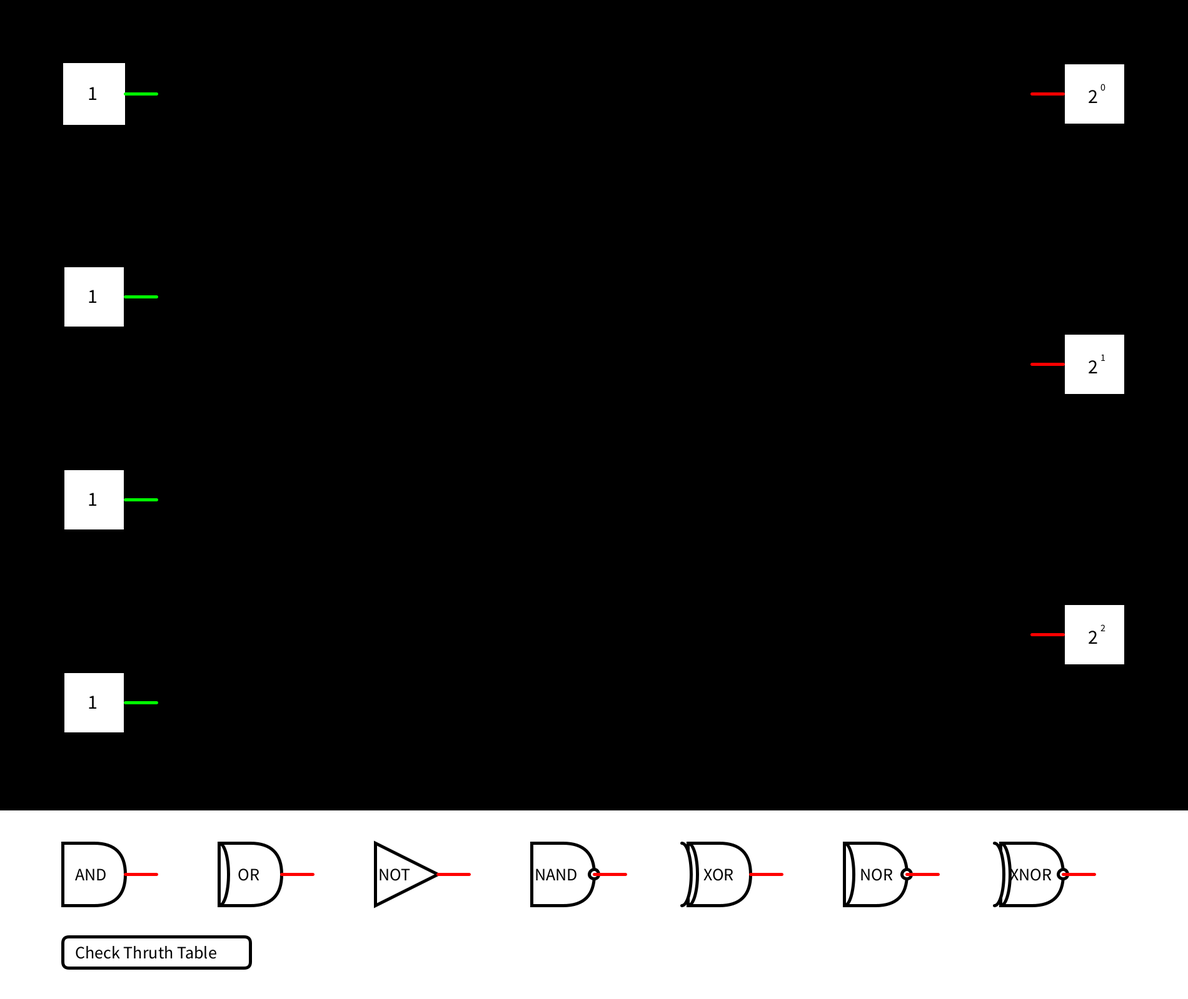
Frame 1 (no input)
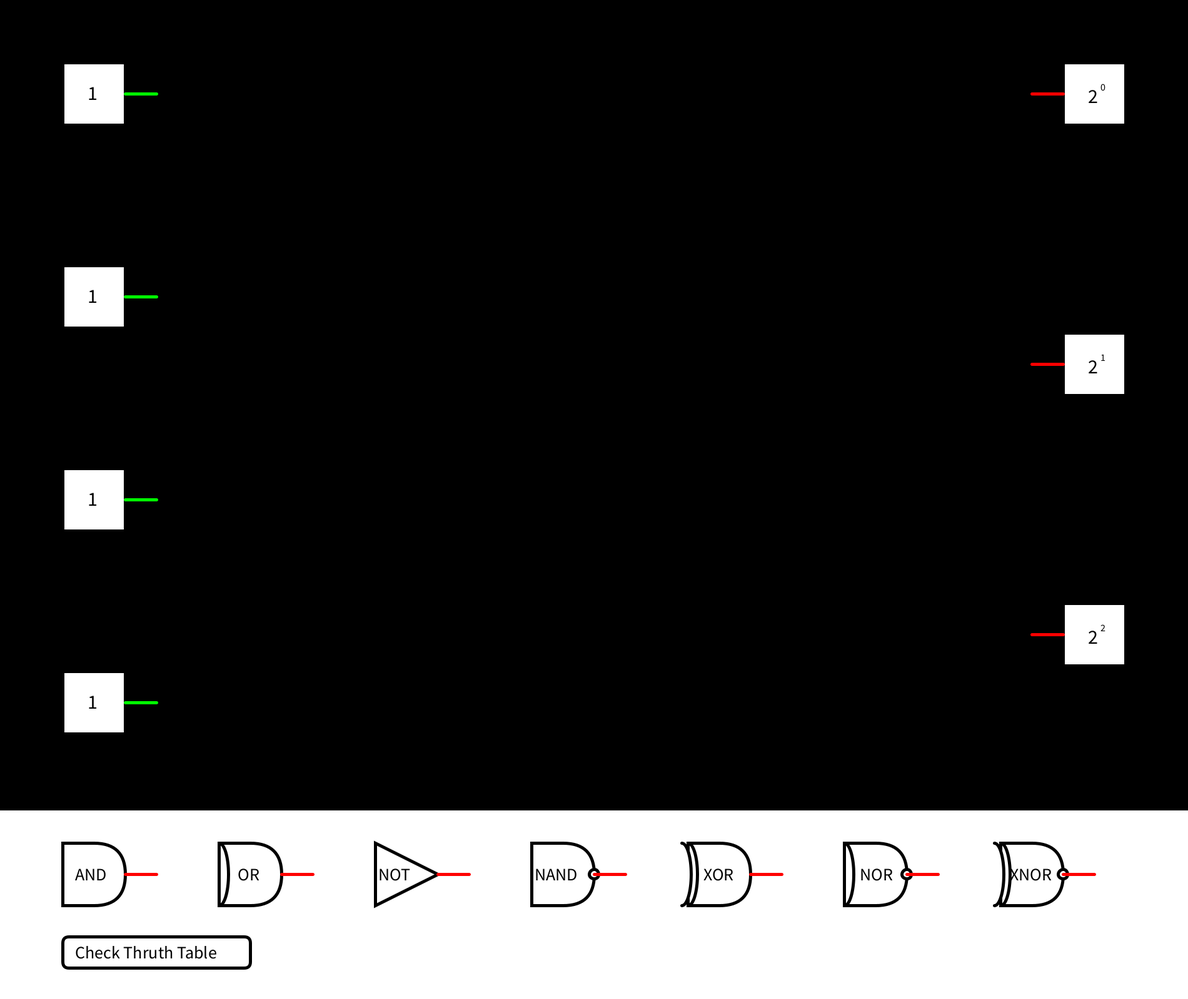
Frame 60 (the mouse pressed at the canvas centre just before this capture)
Frame 120 (the mouse held since frame 60 and released just before this capture): identical to frame 60, image omitted

The Processing sketch that drew these frames (run headless with seeded random() and noise(); from frame 60 on, the mouse is pressed at the canvas centre):

// Processing sketch: BinaryAddition
// ── BinaryAddition.pde
import java.util.Collections;


//list of inputs in work area
ArrayList <Input> inputs;

//number of inputs to work with
int numberOfInputs;

//list of outputs in work area
ArrayList<Output> outputs;

//number of outputs to work with
int numberOfOutputs;

//list of gates in work area
ArrayList <IGate> gates;

//list of connections in work area
ArrayList <Connection> connections;

//Truth table
TruthTable truthTbl;



void setup() {

  size(1900, 1600);

  //set number of inputs
  numberOfInputs = 4;

  //set number of outputs
  numberOfOutputs = 3;

  initInputs();
  initOutputs();

  //initialize gates array
  gates = new ArrayList<IGate>();

  //initialize connections
  connections = new ArrayList<Connection>();

  //init truth table
  truthTbl = new TruthTable(600, 300, false);
}

void initInputs() {
  //initailize inputs array
  inputs = new ArrayList<Input>();
  int x = 100;
  int y = 100;
  for (int i = 0; i < numberOfInputs; i++) {
    inputs.add(new Input(x, y, true));
    y+= (height-300)/numberOfInputs;
  }
}

void initOutputs() {
  //Initialize output array
  outputs = new ArrayList<Output>();

  int x = width-200;
  int y = 100;

  for (int i = 0; i < numberOfOutputs; i++) {
    outputs.add(new Output(x, y, false, i));
    y+= (height-300)/numberOfOutputs;
  }
}


void draw() {

  //clear all
  background(0, 0, 0);



  //draw inputs
  drawInputs();

  //draw outputs
  drawOutputs();

  //draw gates gui
  drawGateGUI();

  //draw buttons
  drawButtons();

  //draw all gates
  drawGates();

  //draw all connections
  drawConnections();

  //update output status
  updateOutputs();

  //draw truth table if it is visible
  if (truthTbl.isVisible) {
    drawTruthTable();
  }
}


//draw gui area to hold different gates
void drawGateGUI() {

  stroke(255);
  fill(255);
  rect(0, height - 300, width, 300);

  //put in different gate types
  //AND gate
  drawANDGate(100, height - 250, false);
  //OR gate
  drawORGate(350, height - 250, false);
  //NOT gate
  drawNOTGate(600, height - 250, false);
  //NAND gate
  drawNANDGate(850, height - 250, false);
  //XOR gate
  drawXORGate(1100, height  - 250, false);
  //NOR gate
  drawNORGate(1350, height - 250, false);
  //XNOR Gate
  drawXNORGate(1600, height - 250, false);
}


//draw buttons
void drawButtons() {

  drawCheckTruthTableBtn(100, height - 100);
}


//draw truth table
void drawTruthTable() {

  stroke(0);
  fill(255);
  rect(truthTbl.x, truthTbl.y, 600, 900);

  fill(0);
  textSize(28);
  text("Truth Table", 820, 340);
  textSize(22);
  text("Inputs", 700, 400);

  text("0 0 0 0", 700, 440);
  text(checkSum(false, false, false, false), 1000, 440);
  if (checkSum(false, false, false, false).equals("0 0 0 "))
    drawCorrect(1070, 430);
  else
    drawIncorrect(1070, 430);

  text("0 0 0 1", 700, 480);
  text(checkSum(false, false, false, true), 1000, 480);
  if (checkSum(false, false, false, true).equals("0 0 1 "))
    drawCorrect(1070, 470);
  else
    drawIncorrect(1070, 470);

  text("0 0 1 0", 700, 520);
  text(checkSum(false, false, true, false), 1000, 520);
  if (checkSum(false, false, true, false).equals("0 0 1 "))
    drawCorrect(1070, 510);
  else
    drawIncorrect(1070, 510);

  text("0 1 0 0", 700, 560);
  text(checkSum(false, true, false, false), 1000, 560);
  if (checkSum(false, true, false, false).equals("0 0 1 "))
    drawCorrect(1070, 550);
  else
    drawIncorrect(1070, 550);


  text("1 0 0 0", 700, 600);
  text(checkSum(true, false, false, false), 1000, 600);
  if (checkSum(true, false, false, false).equals("0 0 1 "))
    drawCorrect(1070, 590);
  else
    drawIncorrect(1070, 590);


  text("0 0 1 1", 700, 640);
  text(checkSum(false, false, true, true), 1000, 640);
  if (checkSum(false, false, true, true).equals("0 1 0 "))
    drawCorrect(1070, 630);
  else
    drawIncorrect(1070, 630);


  text("0 1 0 1", 700, 680);
  text(checkSum(false, true, false, true), 1000, 680);
  if (checkSum(false, true, false, true).equals("0 1 0 "))
    drawCorrect(1070, 670);
  else
    drawIncorrect(1070, 670);


  text("1 0 0 1", 700, 720);
  text(checkSum(true, false, false, true), 1000, 720);
  if (checkSum(true, false, false, true).equals("0 1 0 "))
    drawCorrect(1070, 710);
  else
    drawIncorrect(1070, 710);


  text("0 1 1 0", 700, 760);
  text(checkSum(false, true, true, false), 1000, 760);
  if (checkSum(false, true, true, false).equals("0 1 0 "))
    drawCorrect(1070, 750);
  else
    drawIncorrect(1070, 750);


  text("1 0 1 0", 700, 800);
  text(checkSum(true, false, true, false), 1000, 800);
  if (checkSum(true, false, true, false).equals("0 1 0 "))
    drawCorrect(1070, 790);
  else
    drawIncorrect(1070, 790);


  text("1 1 0 0", 700, 840);
  text(checkSum(true, true, false, false), 1000, 840);
  if (checkSum(true, true, false, false).equals("0 1 0 "))
    drawCorrect(1070, 830);
  else
    drawIncorrect(1070, 830);

  text("0 1 1 1", 700, 880);
  text(checkSum(false, true, true, true), 1000, 880);
  if (checkSum(false, true, true, true).equals("0 1 1 "))
    drawCorrect(1070, 870);
  else
    drawIncorrect(1070, 870);

  text("1 0 1 1", 700, 920);
  text(checkSum(true, false, true, true), 1000, 920);
  if (checkSum(true, false, true, true).equals("0 1 1 "))
    drawCorrect(1070, 910);
  else
    drawIncorrect(1070, 910);

  text("1 1 0 1", 700, 960);
  text(checkSum(true, true, false, true), 1000, 960);
  if (checkSum(true, true, false, true).equals("0 1 1 "))
    drawCorrect(1070, 950);
  else
    drawIncorrect(1070, 950);

  text("1 1 1 0", 700, 1000);
  text(checkSum(true, true, true, false), 1000, 1000);
  if (checkSum(true, true, true, false).equals("0 1 1 "))
    drawCorrect(1070, 990);
  else
    drawIncorrect(1070, 990);

  text("1 1 1 1", 700, 1040);
  text(checkSum(true, true, true, true), 1000, 1040);
  if (checkSum(true, true, true, true).equals("1 0 0 "))
    drawCorrect(1070, 1030);
  else
    drawIncorrect(1070, 1030);

  text("Outputs", 1000, 400);
}

//draw green check mark
void drawCorrect(int x, int y) {
  stroke(0, 255, 0);
  line(x, y, x+10, y+10);
  line(x+10, y+10, x+20, y-20);
}

//draw red X
void drawIncorrect(int x, int y) {
  stroke(255, 0, 0);
  line(x, y-10, x+20, y+10);
  line(x+20, y-10, x, y+10);
}

//check value output for some given inputs
String checkSum(Boolean A, Boolean B, Boolean C, Boolean D) {

  //set inputs cooresponding to A B C & D
  inputs.get(0).isActive = A;
  inputs.get(1).isActive = B;
  inputs.get(2).isActive = C;
  inputs.get(3).isActive = D;

  updateOutputs();

  //get sum of outputs
  String binary = "";
  if (outputs.get(2).isActive) {
    binary += 1 + " ";
  } else {
    binary += 0 + " ";
  }
  if (outputs.get(1).isActive) {
    binary += 1 + " ";
  } else {
    binary += 0 + " ";
  }
  if (outputs.get(0).isActive) {
    binary += 1 + " ";
  } else {
    binary += 0 + " ";
  }


  return binary;
}


void drawCheckTruthTableBtn(int x, int y) {

  stroke(0);
  if (mouseX >= x && mouseX <= x+300 && mouseY >= y && mouseY <= y + 50) {
    fill(255, 255, 102);
  } else {
    fill(255);
  }
  rect(x, y, 300, 50, 10);

  fill(0);
  textSize(28);
  text("Check Thruth Table", x + 20, y + 35);
}

void toggleTruthTable() {
  if (truthTbl.isVisible)
    truthTbl.isVisible = false;
  else
    truthTbl.isVisible = true;
}


void drawInputs() {
  for (Input input : inputs) {
    drawInput(input.x, input.y, input.isActive);
  }
}

void drawGates() {
  for (IGate gate : gates) {

    gate.drawThisGate();

    if (gate.doFollowMouse()) {
      gate.setX(mouseX);
      gate.setY(mouseY);
    }
  }
}



//draw single input
void drawInput(int x, int y, boolean isActivated) {

  stroke(0, 0, 0);
  fill(255);
  rect(x, y, 100, 100);

  fill(0);
  textSize(32);

  if (isActivated)
    text("1", x+40, y+60);
  else
    text("0", x+40, y+60);


  strokeWeight(5);
  //if active set color to green
  //inactive... red
  if (isActivated) {
    stroke(0, 255, 0);
  } else {
    stroke(255, 0, 0);
  }

  line(x+100, y+50, x+150, y+50);
}


//draw all outputs
void drawOutputs() {
  for (Output output : outputs) {
    drawOutput(output.x, output.y, output.isActive, output.base);
  }
}

//draw single output
void drawOutput(int x, int y, boolean isActivated, int base) {

  stroke(0, 0, 0);
  fill(255);
  rect(x, y, 100, 100);

  fill(0);
  textSize(32);
  text("2", x+40, y+65);
  textSize(16);
  text(str(base), x+60, y+45);

  strokeWeight(5);
  //if active set color to green
  //inactive... red
  if (isActivated) {
    stroke(0, 255, 0);
  } else {
    stroke(255, 0, 0);
  }

  line(x, y+50, x-50, y+50);
}  


void updateOutputs() {
  for (Output output : outputs) {
    int connectedPoints = 0;
    for (Connection connection : connections) {
      for (Point p : connection.points) {
        //if a point p is connected to this output, use to update that output's status
        if (p.x >= output.x-60 && p.x <= output.x-40) {
          if (p.y >= output.y + 40 && p.y <= output.y + 60 ) {
            output.isActive = connection.isActivated();
            connectedPoints++;
          }
        }
      }
    }

    if (connectedPoints == 0) {
      output.isActive = false;
    }
  }
}

void drawConnections() {
  //list of connection indicies to remove - (only when no gate is available)
  ArrayList<Integer> connectionsToRemove = new ArrayList<Integer>();
  int currentIndex = 0;
  for (Connection connection : connections) {

    //detect if all gates have been removed... IF GATES SIZE == 0, REMOVE ALL
    if (!connection.isOnInput && gates.size() <= connection.index) {
      connectionsToRemove.add(currentIndex);
    } else {

      //set line color according to isActivated
      if (connection.isActivated()) {
        stroke(0, 255, 0); 
        fill(0, 255, 0);
      } else {
        stroke(255, 0, 0); 
        fill(255, 0, 0);
      }

      if (!connection.isOnInput && gates.size() <= connection.index) {
        connectionsToRemove.add(currentIndex);
      } else {

        //draw placed connections from point to point
        int pointIndex = 0;
        for (Point point : connection.points) {

          if (pointIndex == 0 && !connection.isOnInput && connection.points.size() > 1) { //should follow connection
            ellipse(gates.get(connection.index).getX()+150, gates.get(connection.index).getY()+50, 20, 20);
            line(gates.get(connection.index).getX()+150, gates.get(connection.index).getY()+50, connection.points.get(pointIndex+1).x, connection.points.get(pointIndex+1).y);
          } else if (pointIndex < connection.points.size()-1) {
            //draw current point and draw line to next point's x,y
            ellipse(point.x, point.y, 20, 20);
            line(point.x, point.y, connection.points.get(pointIndex+1).x, connection.points.get(pointIndex+1).y);
          } else if (pointIndex == connection.points.size()-1 && connection.isPlaced) {
            ellipse(point.x, point.y, 20, 20);
          }



          //extra: draw unplaced connections from point to point to mouseX, mouseY
          if (!connection.isPlaced && pointIndex == connection.points.size()-1) {
            line(point.x, point.y, mouseX, mouseY);
          }

          pointIndex++;
        }
      }
    }
    currentIndex++;
  }

  //loop thru connectionsToRemove and remove from connections
  //sort list in descending order
  Collections.sort(connectionsToRemove, Collections.reverseOrder());
  for (Integer i : connectionsToRemove) {
    connections.remove(i);
  }
}




//draw AND gate
void drawANDGate(int x, int y, boolean isActivated) {
  stroke(0, 0, 0);
  fill(255);
  rect(x, y, 100, 100, 0, 50, 50, 0);
  fill(0);
  textSize(28);
  text("AND", x+20, y+60);

  strokeWeight(5);
  if (!isActivated) {
    stroke(255, 0, 0);
  } else {
    stroke(0, 255, 0);
  }
  line(x+100, y+50, x+150, y+50);
}

//draw OR gate
void drawORGate(int x, int y, boolean isActivated) {
  stroke(0, 0, 0);
  fill(255);

  rect(x, y, 100, 100, 0, 50, 50, 0);
  //arc(x, y+50, 25, 100, 0, PI-HALF_PI, 0);

  arc(x, y+50, 30, 100, -PI/2.0, PI/2.0);


  if (y > height - 250) {
    stroke(255, 255, 255);
  }

  line(x, y, x, y + 100);
  stroke(0, 0, 0);

  fill(0);

  textSize(28);
  text("OR", x+30, y+60);

  strokeWeight(5);
  if (!isActivated) {
    stroke(255, 0, 0);
  } else {
    stroke(0, 255, 0);
  }
  line(x+100, y+50, x+150, y+50);
}

void drawNOTGate(int x, int y, boolean isActivated) {
  stroke(0, 0, 0);
  fill(255);

  triangle(x, y, x, y+100, x+100, y+50);

  stroke(0, 0, 0);

  fill(0);

  textSize(28);
  text("NOT", x+5, y+60);

  strokeWeight(5);
  if (!isActivated) {
    stroke(255, 0, 0);
  } else {
    stroke(0, 255, 0);
  }
  line(x+100, y+50, x+150, y+50);
}

void drawNANDGate (int x, int y, boolean isActivated) {
  stroke(0, 0, 0);
  fill(255);

  rect(x, y, 100, 100, 0, 50, 50, 0);
  ellipse(x+100, y + 50, 15, 15);

  stroke(0, 0, 0);

  fill(0);

  textSize(28);
  text("NAND", x+5, y+60);

  strokeWeight(5);
  if (!isActivated) {
    stroke(255, 0, 0);
  } else {
    stroke(0, 255, 0);
  }
  line(x+100, y+50, x+150, y+50);
}


void drawXORGate (int x, int y, boolean isActivated) {
  stroke(0, 0, 0);
  fill(255);

  rect(x, y, 100, 100, 0, 50, 50, 0);
  //arc(x, y+50, 25, 100, 0, PI-HALF_PI, 0);

  arc(x, y+50, 30, 100, -PI/2.0, PI/2.0);




  if (y > height - 250) {
    stroke(255, 255, 255);
  }

  line(x, y, x, y + 100);

  arc(x - 10, y+50, 30, 100, -PI/2.0, PI/2.0);
  stroke(0, 0, 0);

  fill(0);

  textSize(28);
  text("XOR", x+25, y+60);

  strokeWeight(5);
  if (!isActivated) {
    stroke(255, 0, 0);
  } else {
    stroke(0, 255, 0);
  }
  line(x+100, y+50, x+150, y+50);
}


void drawNORGate(int x, int y, boolean isActivated) {
  stroke(0, 0, 0);
  fill(255);

  rect(x, y, 100, 100, 0, 50, 50, 0);
  //arc(x, y+50, 25, 100, 0, PI-HALF_PI, 0);

  arc(x, y+50, 30, 100, -PI/2.0, PI/2.0);

  ellipse(x+100, y + 50, 15, 15);



  if (y > height - 250) {
    stroke(255, 255, 255);
  }

  line(x, y, x, y + 100);

  stroke(0, 0, 0);

  fill(0);

  textSize(28);
  text("NOR", x+25, y+60);

  strokeWeight(5);
  if (!isActivated) {
    stroke(255, 0, 0);
  } else {
    stroke(0, 255, 0);
  }
  line(x+100, y+50, x+150, y+50);
}



void drawXNORGate(int x, int y, boolean isActivated) {
  stroke(0, 0, 0);
  fill(255);

  rect(x, y, 100, 100, 0, 50, 50, 0);
  //arc(x, y+50, 25, 100, 0, PI-HALF_PI, 0);

  arc(x, y+50, 30, 100, -PI/2.0, PI/2.0);

  ellipse(x+100, y + 50, 15, 15);



  if (y > height - 250) {
    stroke(255, 255, 255);
  }

  line(x, y, x, y + 100);

  stroke(0, 0, 0);

  arc(x - 10, y+50, 30, 100, -PI/2.0, PI/2.0);

  fill(0);

  textSize(28);
  text("XNOR", x+15, y+60);

  strokeWeight(5);
  if (!isActivated) {
    stroke(255, 0, 0);
  } else {
    stroke(0, 255, 0);
  }
  line(x+100, y+50, x+150, y+50);
}



//detect selecting gate element
void mousePressed() {


  //detect press on check truth table btn
  if (mouseX >= 100 && mouseX <= 400 && mouseY >= height-100 && mouseY <= height - 50) {
    toggleTruthTable();
  }

  boolean connectionInProgress = connectionInProgress();

  //detect if pressed in gate gui area
  if (mouseY > height - 300 && mouseButton == LEFT && !connectionInProgress) {

    //selecting AND gate
    if (mouseX >= 100 && mouseX <= 200 && mouseY >= height-250 && mouseY <= height-150) {
      //add new AND gate where mouse is
      gates.add(new ANDGate(mouseX, mouseY, true));
    }

    //selecting OR gate
    if (mouseX >= 350 && mouseX <= 450 && mouseY >= height - 250 && mouseY <= height - 150) {
      //add new OR gate at mouse
      gates.add(new ORGate(mouseX, mouseY, true));
    }

    //selecting NOT gate
    if (mouseX >= 600 && mouseX <= 750 && mouseY >= height - 250 && mouseY <= height - 150) {
      //add new NOT gate at mouse
      gates.add(new NOTGate(mouseX, mouseY, true));
    }

    //selecting NAND gate
    if (mouseX >= 850 && mouseX <= 1000 && mouseY >= height - 250 && mouseY <= height - 150) {
      //add new NOT gate at mouse
      gates.add(new NANDGate(mouseX, mouseY, true));
    }

    //selecting XOR gate
    if (mouseX >= 1100 && mouseX <= 1250 && mouseY >= height - 250 && mouseY <= height - 150) {
      //add new XOR gate at mouse
      gates.add(new XORGate(mouseX, mouseY, true));
    }

    //selecting NOR gate
    if (mouseX >= 1350 && mouseX <= 1500 && mouseY >= height - 250 && mouseY <= height - 150) {
      //add new XOR gate at mouse
      gates.add(new NORGate(mouseX, mouseY, true));
    }

    //selecting XNOR gate
    if (mouseX >= 1600 && mouseX <= 1750 && mouseY >= height - 250 && mouseY <= height - 150) {
      //add new XOR gate at mouse
      gates.add(new XNORGate(mouseX, mouseY, true));
    }
  } else {


    //detect pressing on existing gate (in work area)
    for (IGate gate : gates) {
      if (mouseX >= gate.getX() && mouseX <= gate.getX()+100 && mouseY >= gate.getY() && mouseY <= gate.getY()+100) {
        gate.setFollowMouse(true);
      }
    }



    //detect making a new connection from input (selecting an input to add a connection from)
    //only start check if mouseX is less/equal to 250 & y mouseY is not in GUI area & no connection is currently being made
    //first store if a connection is in progress
    if (!connectionInProgress && mouseX <=250 && mouseX>=200 && mouseY < height-300) {

      int inputIndex= 0;
      for (Input input : inputs) {
        if (mouseX >= input.x && mouseX <= input.x+150 && mouseY >= input.y && mouseY <= input.y+100) {
          //add new connection
          connections.add(new Connection(input.x+150, input.y+50, true, inputIndex));
        }
        inputIndex++;
      }
    }

    boolean newFromGate = false;

    //detect making new connection from gate
    if (!connectionInProgress && mouseY < height-300) {
      int gateIndex = 0;
      for (IGate gate : gates) {
        if (mouseX >= gate.getX()+100 && mouseX <= gate.getX()+150 && mouseY >= gate.getY()+25 && mouseY <= gate.getY()+75) {
          //new connection
          connections.add(new Connection(gate.getX()+150, gate.getY()+50, false, gateIndex ));
          newFromGate = true;
          break;
        }
        gateIndex++;
      }
    }

    connectionInProgress = connectionInProgress();

    //if a connection is in progress... allow new point to be added (if mouseX >= 250)
    if (connectionInProgress && !newFromGate) {
      if (mouseX >= 250 && mouseY < height - 300) {

        //set place for all open connection
        for (Connection c : connections) {
          if (!c.isPlaced) {
            c.addPoint(mouseX, mouseY);
            c.isPlaced = true;
          }
        }

        //        connections.get(connections.size()-1).addPoint(mouseX, mouseY);
        //        //set is placed to true
        //        connections.get(connections.size()-1).isPlaced = true;
      }
    }





    //detect selection of a point (right click to add new point, left click to remove point)
    if (!connectionInProgress) {
      if (mouseButton == LEFT) {
        leftClickNearConnectionPoint(mouseX, mouseY);
      } else if (mouseButton == RIGHT) {
        rightClickNearConnectionPoint(mouseX, mouseY);
      }
    }

    //detect pressing on input (should toggle isActivated)
    if (mouseX >= 100 && mouseX <= 200 && mouseY <= height - 300) {
      for (Input input : inputs) {
        if (mouseY <= input.y+100 && mouseY >= input.y) {
          input.toggleIsActive();
        }
      }
    }
  }
}


//get current unplaced connection
Connection getUnplacedConnection() {
  for (Connection c : connections) {
    if (!c.isPlaced) {
      return c;
    }
  }
  return null;
}

//check if x,y is near a connection point
boolean leftClickNearConnectionPoint(int x, int y) {
  for (Connection c : connections) {
    for (Point p : c.points) {
      if (x >= p.x - 10 && x <= p.x + 10 && y >= p.y - 10 && y <= p.y + 10) {
        c.isPlaced = false;
        return true;
      }
    }
  }
  return false;
}

boolean rightClickNearConnectionPoint(int x, int y) {
  int pointToRemoveIndex = -1;
  for (Connection c : connections) {
    int index = 0;
    for (Point p : c.points) {
      if (x >= p.x - 10 && x <= p.x + 10 && y >= p.y - 10 && y <= p.y + 10) {
        pointToRemoveIndex = index;
        break;
      }
      index++;
    }
    if (pointToRemoveIndex != -1) {
      c.points.remove(pointToRemoveIndex);
      return true;
    }
  }

  return false;
}

//check if a connection is being made
boolean connectionInProgress() {
  for (Connection connection : connections) {
    if (!connection.isPlaced) {
      return true;
    }
  }
  return false;
}

//detect releasing gate element
void mouseReleased() {

  //set follow mouse to false
  int index = 0;
  ArrayList<Integer> indeciesToRemove = new ArrayList<Integer>();
  for (IGate gate : gates) {
    if (gate.doFollowMouse()) {
      gate.setFollowMouse(false);
    }

    //check if circut is in legal bounds for removing gate
    if (gate.getY() >= height - 300) {
      indeciesToRemove.add(index);
    }

    index++;
  }
  //remove illegal indecies
  //allocate list to remove connections from gate
  ArrayList<Integer> gateConnections = new ArrayList<Integer>();
  Collections.sort(indeciesToRemove);
  Collections.reverse(indeciesToRemove);
  for (Integer i : indeciesToRemove) {
    gates.remove((int)i);

    //if a connection is on gate at this index i, then remove that connection
    for (Connection c : connections) {
      if (!c.isOnInput && c.index == i) {
        gateConnections.add(i);
      }
    }
  }

  //remove connections from removed gate
  Collections.sort(gateConnections);
  Collections.reverse(gateConnections);
  for (Integer i : gateConnections) {
    connections.remove(i);
  }
}

// ── ANDGate.pde
class ANDGate implements IGate {
  int x;
  int y;
  boolean isActivated;
  boolean followMouse;
  ArrayList <Connection> gateInputs;

  ANDGate(int x, int y, boolean followMouse) {
    this.x = x;
    this.y = y;
    isActivated = false;
    this.followMouse = followMouse;
    gateInputs = new ArrayList<Connection>();
  }

  void drawThisGate() {
    drawANDGate(x, y, isActivated());
  }


  boolean isActivated() {

    getConnections();
    
    


    //if no inputs return false
    if (gateInputs.size()==0) {
      return false;
    }
    //for and gate, all inputs must be on
    for (Connection c : gateInputs) {

      if (!c.isActivated()) {
        isActivated = false;
        return false;
      }
    }
    isActivated = true;
    return true;
  }

  void getConnections() {

    gateInputs.clear();

    for (Connection c : connections) {
      for (Point p : c.points) {
        if (p.x > (x-20) && p.x < (x+20)) {
          if (p.y > (y-20) && p.y < (y+120)) {
            addInputConnection(c);
          }
        }
      }
    }
  }

  boolean addInputConnection(Connection c) {
    return gateInputs.add(c);
  }

  boolean removeInputConnection(Connection c) {
    return gateInputs.remove(c);
  }


  ArrayList <Connection> getGateInputs() {
    return gateInputs;
  }

  void setGateInputs(ArrayList inputs) {
    gateInputs = inputs;
  }

  int getX() {
    return x;
  }
  int getY() {
    return y;
  }
  void setX(int x) {
    this.x = x;
  }
  void setY(int y) {
    this.y = y;
  }
  boolean doFollowMouse() {
    return followMouse;
  }
  void setFollowMouse(boolean followMouse) {
    this.followMouse = followMouse;
  }
}

// ── Connection.pde
//stores list of points, activation status, and index of conencted input/gate
class Connection {

  ArrayList <Point> points;
  boolean isActivated;
  boolean isPlaced;
  boolean isOnInput;
  int index;

  Connection(int x, int y, boolean isOnInput, int input) {
    points = new ArrayList<Point>();
    isActivated = false;
    isPlaced = false;
    addPoint(x, y);
    this.isOnInput = isOnInput;
    this.index = input;
  }

  void activated() {
    isActivated = true;
  }

  void addPoint(int x, int y) {
    points.add(new Point(x, y));
  }

  boolean isActivated() {
    //for connections on input...
    if (isOnInput) {
      if (inputs.get(index).isActive) {
        isActivated = true;
        return true;
      }
    } else {
      if (gates.size() > index && gates.get(index).isActivated()) {
        isActivated = true;
        return true;
      } else {
        return false;
      }
    }

    return false;
  }
}

// ── IGate.pde
interface IGate {
  
  int getX();
  
  int getY();
  
  void setX(int x);
  
  void setY(int y);
  
  void drawThisGate();
  
  boolean doFollowMouse();
  
  void setFollowMouse(boolean doFollow);
  
  boolean addInputConnection(Connection c);
  
  boolean removeInputConnection(Connection c);
  
  boolean isActivated();
  
  ArrayList<Connection> getGateInputs();
  
  void setGateInputs(ArrayList inputs);
}

// ── Input.pde
class Input {
  int x, y;
  boolean isActive;

  Input(int x, int y, boolean isActive) {
    this.x = x;
    this.y = y;
    this.isActive = isActive;
  }

  void toggleIsActive() {
    if (isActive) {
      isActive = false;
    } else {
      isActive = true;
    }
  }
}

// ── NANDGate.pde
class NANDGate implements IGate {
  int x;
  int y;
  boolean isActivated;
  boolean followMouse;
  ArrayList <Connection> gateInputs;

  NANDGate(int x, int y, boolean followMouse) {
    this.x = x;
    this.y = y;
    isActivated = false;
    this.followMouse = followMouse;
    gateInputs = new ArrayList<Connection>();
  }

  void drawThisGate() {
    drawNANDGate(x, y, isActivated());
  }


  boolean isActivated() {

    getConnections();
    
    


    //if no inputs return false
    if (gateInputs.size()==0) {
      return false;
    }
    //for nand gate, true unless all gates are on
    for (Connection c : gateInputs) {

      if (!c.isActivated()) {
        isActivated = true;
        return true;
      }
    }
    isActivated = false;
    return false;
  }

  void getConnections() {

    gateInputs.clear();

    for (Connection c : connections) {
      for (Point p : c.points) {
        if (p.x > (x-20) && p.x < (x+20)) {
          if (p.y > (y-20) && p.y < (y+120)) {
            addInputConnection(c);
          }
        }
      }
    }
  }

  boolean addInputConnection(Connection c) {
    return gateInputs.add(c);
  }

  boolean removeInputConnection(Connection c) {
    return gateInputs.remove(c);
  }


  ArrayList <Connection> getGateInputs() {
    return gateInputs;
  }

  void setGateInputs(ArrayList inputs) {
    gateInputs = inputs;
  }

  int getX() {
    return x;
  }
  int getY() {
    return y;
  }
  void setX(int x) {
    this.x = x;
  }
  void setY(int y) {
    this.y = y;
  }
  boolean doFollowMouse() {
    return followMouse;
  }
  void setFollowMouse(boolean followMouse) {
    this.followMouse = followMouse;
  }
}

// ── NORGate.pde
class NORGate implements IGate {
  int x;
  int y;
  boolean isActivated;
  boolean followMouse;
  ArrayList <Connection> gateInputs;

  NORGate(int x, int y, boolean followMouse) {
    this.x = x;
    this.y = y;
    isActivated = false;
    this.followMouse = followMouse;
    gateInputs = new ArrayList<Connection>();
  }

  void drawThisGate() {
    drawNORGate(x, y, isActivated());
  }


  boolean isActivated() {

    getConnections();

    //if no inputs return false
    if (gateInputs.size()==0) {
      return false;
    }
    //for nor gate, no input must be on to return true
    for (Connection c : gateInputs) {

      if (c.isActivated()) {
        isActivated = false;
        return false;
      }
    }
    isActivated = true;
    return true;
  }

  void getConnections() {

    gateInputs.clear();

    for (Connection c : connections) {
      for (Point p : c.points) {
        if (p.x > (x-20) && p.x < (x+20)) {
          if (p.y > (y-20) && p.y < (y+120)) {
            addInputConnection(c);
          }
        }
      }
    }
  }

  boolean addInputConnection(Connection c) {
    return gateInputs.add(c);
  }

  boolean removeInputConnection(Connection c) {
    return gateInputs.remove(c);
  }


  ArrayList <Connection> getGateInputs() {
    return gateInputs;
  }

  void setGateInputs(ArrayList inputs) {
    gateInputs = inputs;
  }

  int getX() {
    return x;
  }
  int getY() {
    return y;
  }
  void setX(int x) {
    this.x = x;
  }
  void setY(int y) {
    this.y = y;
  }
  boolean doFollowMouse() {
    return followMouse;
  }
  void setFollowMouse(boolean followMouse) {
    this.followMouse = followMouse;
  }
}

// ── NOTGate.pde
class NOTGate implements IGate {
  int x;
  int y;
  boolean isActivated;
  boolean followMouse;
  ArrayList <Connection> gateInputs;

  NOTGate(int x, int y, boolean followMouse) {
    this.x = x;
    this.y = y;
    isActivated = false;
    this.followMouse = followMouse;
    gateInputs = new ArrayList<Connection>();
  }

  void drawThisGate() {
    drawNOTGate(x, y, isActivated());
  }


  boolean isActivated() {

    getConnections();

    //if no inputs return false
    if (gateInputs.size()==0) {
      return false;
    }
    //for not gate, no input must be on to return true
    for (Connection c : gateInputs) {

      if (c.isActivated()) {
        isActivated = false;
        return false;
      }
    }
    isActivated = true;
    return true;
  }

  void getConnections() {

    gateInputs.clear();

    for (Connection c : connections) {
      for (Point p : c.points) {
        if (p.x > (x-20) && p.x < (x+20)) {
          if (p.y > (y-20) && p.y < (y+120)) {
            addInputConnection(c);
          }
        }
      }
    }
  }

  boolean addInputConnection(Connection c) {
    return gateInputs.add(c);
  }

  boolean removeInputConnection(Connection c) {
    return gateInputs.remove(c);
  }


  ArrayList <Connection> getGateInputs() {
    return gateInputs;
  }

  void setGateInputs(ArrayList inputs) {
    gateInputs = inputs;
  }

  int getX() {
    return x;
  }
  int getY() {
    return y;
  }
  void setX(int x) {
    this.x = x;
  }
  void setY(int y) {
    this.y = y;
  }
  boolean doFollowMouse() {
    return followMouse;
  }
  void setFollowMouse(boolean followMouse) {
    this.followMouse = followMouse;
  }
}

// ── ORGate.pde
class ORGate implements IGate {
  int x;
  int y;
  boolean isActivated;
  boolean followMouse;
  ArrayList <Connection> gateInputs;

  ORGate(int x, int y, boolean followMouse) {
    this.x = x;
    this.y = y;
    isActivated = false;
    this.followMouse = followMouse;
    gateInputs = new ArrayList<Connection>();
  }

  void drawThisGate() {
    drawORGate(x, y, isActivated());
  }


  boolean isActivated() {

    getConnections();

    //if no inputs return false
    if (gateInputs.size()==0) {
      return false;
    }
    //for or gate, one input must be on to return true
    for (Connection c : gateInputs) {

      if (c.isActivated()) {
        isActivated = true;
        return true;
      }
    }
    isActivated = false;
    return false;
  }

  void getConnections() {

    gateInputs.clear();

    for (Connection c : connections) {
      for (Point p : c.points) {
        if (p.x > (x-20) && p.x < (x+20)) {
          if (p.y > (y-20) && p.y < (y+120)) {
            addInputConnection(c);
          }
        }
      }
    }
  }

  boolean addInputConnection(Connection c) {
    return gateInputs.add(c);
  }

  boolean removeInputConnection(Connection c) {
    return gateInputs.remove(c);
  }


  ArrayList <Connection> getGateInputs() {
    return gateInputs;
  }

  void setGateInputs(ArrayList inputs) {
    gateInputs = inputs;
  }

  int getX() {
    return x;
  }
  int getY() {
    return y;
  }
  void setX(int x) {
    this.x = x;
  }
  void setY(int y) {
    this.y = y;
  }
  boolean doFollowMouse() {
    return followMouse;
  }
  void setFollowMouse(boolean followMouse) {
    this.followMouse = followMouse;
  }
}

// ── Output.pde
class Output {
  int x, y;
  boolean isActive;
  int base;

  Output(int x, int y, boolean isActive, int base) {
    this.x = x;
    this.y = y;
    this.isActive = isActive;
    this.base = base;
  }

  void toggleIsActive() {
    if (isActive) {
      isActive = false;
    } else {
      isActive = true;
    }
  }
}

// ── Point.pde
class Point {
  int x;
  int y;
  Point(int x, int y) {
    this.x = x;
    this.y = y;
  }
}

// ── TruthTable.pde
class TruthTable{

  int x;
  int y;
  Boolean isVisible;
  
  TruthTable(int x, int y, boolean isVisible){
    this.x = x;
    this.y = y;
    this.isVisible = isVisible;
  }
  

}

// ── XNORGate.pde
class XNORGate implements IGate {
  int x;
  int y;
  boolean isActivated;
  boolean followMouse;
  ArrayList <Connection> gateInputs;

  XNORGate(int x, int y, boolean followMouse) {
    this.x = x;
    this.y = y;
    isActivated = false;
    this.followMouse = followMouse;
    gateInputs = new ArrayList<Connection>();
  }

  void drawThisGate() {
    drawXNORGate(x, y, isActivated());
  }


  boolean isActivated() {

    getConnections();

    //if no inputs return false
    if (gateInputs.size()==0) {
      return false;
    }
    //for xnor gate, either all off or all on
    int countOff = 0;
    int countOn = 0;
    
    for (Connection c : gateInputs) {

      if (c.isActivated()) {
        countOn++;
      }
      else{
        countOff++;
      }
      
      if(countOn > 0 && countOff > 0){
        isActivated = false;
        return false;
      }
      
    }
    
    if(countOn > 0 && countOff == 0){
      isActivated = true;
      return true;
    }
    else if(countOff > 0 && countOn == 0){
      isActivated = true;
      return true;
    }
      
     isActivated = false;
     return false;
  }

  void getConnections() {

    gateInputs.clear();

    for (Connection c : connections) {
      for (Point p : c.points) {
        if (p.x > (x-20) && p.x < (x+20)) {
          if (p.y > (y-20) && p.y < (y+120)) {
            addInputConnection(c);
          }
        }
      }
    }
  }

  boolean addInputConnection(Connection c) {
    return gateInputs.add(c);
  }

  boolean removeInputConnection(Connection c) {
    return gateInputs.remove(c);
  }


  ArrayList <Connection> getGateInputs() {
    return gateInputs;
  }

  void setGateInputs(ArrayList inputs) {
    gateInputs = inputs;
  }

  int getX() {
    return x;
  }
  int getY() {
    return y;
  }
  void setX(int x) {
    this.x = x;
  }
  void setY(int y) {
    this.y = y;
  }
  boolean doFollowMouse() {
    return followMouse;
  }
  void setFollowMouse(boolean followMouse) {
    this.followMouse = followMouse;
  }
}

// ── XORGate.pde
class XORGate implements IGate {
  int x;
  int y;
  boolean isActivated;
  boolean followMouse;
  ArrayList <Connection> gateInputs;

  XORGate(int x, int y, boolean followMouse) {
    this.x = x;
    this.y = y;
    isActivated = false;
    this.followMouse = followMouse;
    gateInputs = new ArrayList<Connection>();
  }

  void drawThisGate() {
    drawXORGate(x, y, isActivated());
  }


  boolean isActivated() {

    getConnections();
    
    


    //if no inputs return false
    if (gateInputs.size()==0) {
      return false;
    }
    
    //for xor gate, only one input must be on
    int count = 0;
    for (Connection c : gateInputs) {

      if(count > 1){
        isActivated = false;
        return false;
      }
      
      if (c.isActivated()) {
        count++;
      }
    }
    
    if(count == 1){
      isActivated = true;
      return true;
    }
    
    isActivated = false;
    return false;
    
  }

  void getConnections() {

    gateInputs.clear();

    for (Connection c : connections) {
      for (Point p : c.points) {
        if (p.x > (x-20) && p.x < (x+20)) {
          if (p.y > (y-20) && p.y < (y+120)) {
            addInputConnection(c);
          }
        }
      }
    }
  }

  boolean addInputConnection(Connection c) {
    return gateInputs.add(c);
  }

  boolean removeInputConnection(Connection c) {
    return gateInputs.remove(c);
  }


  ArrayList <Connection> getGateInputs() {
    return gateInputs;
  }

  void setGateInputs(ArrayList inputs) {
    gateInputs = inputs;
  }

  int getX() {
    return x;
  }
  int getY() {
    return y;
  }
  void setX(int x) {
    this.x = x;
  }
  void setY(int y) {
    this.y = y;
  }
  boolean doFollowMouse() {
    return followMouse;
  }
  void setFollowMouse(boolean followMouse) {
    this.followMouse = followMouse;
  }
}
